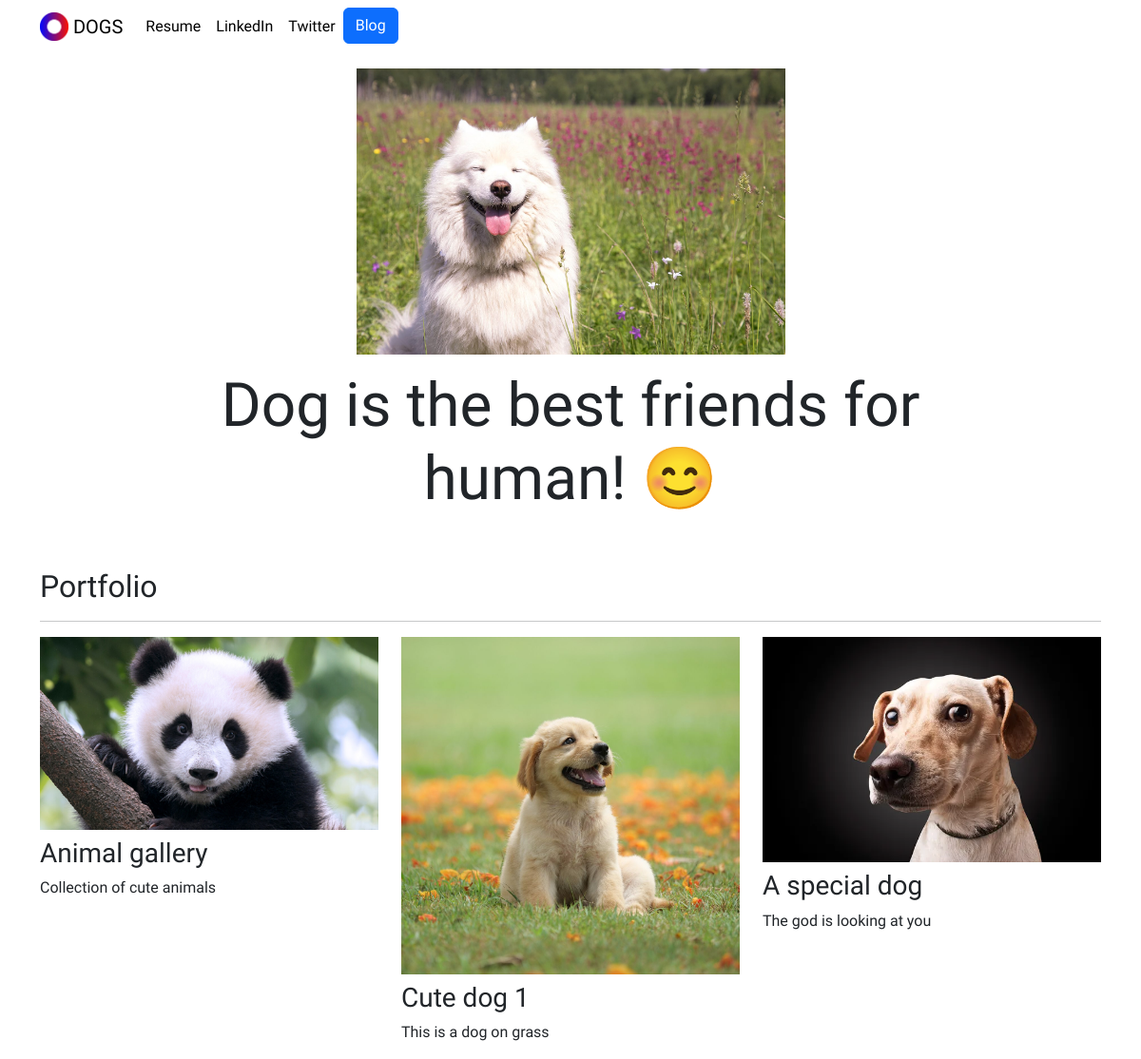
The page / on the database its author committed.
### portfolio/models.py (models this page shows, shortened)
class Project(models.Model):
    title = models.CharField(max_length=100)
    description = models.CharField(max_length=250)
    image = models.ImageField(upload_to='portfolio/images/') # media folder should be created, where to store media images.
    url = models.URLField(blank=True)

### portfolio/views.py (the view)
# urls.py: 2. Add a URL to urlpatterns:  path('', views.home, name='home')
def home(request):
    projects = Project.objects.all()
    return render(request, 'portfolio/home.html', {'projects': projects})

### portfolio/templates/portfolio/home.html
{% extends "portfolio/base.html" %}
{% load static %}
{% block content %}
<div class="row justify-content-center my-3">
  <div class="col-5">
    <img src="{% static 'portfolio/dog_2.jpg' %}" class="img-fluid">
  </div>
</div>
<div class="row justify-content-center mb-3">
    <div class="col-md-9 text-center">
      <h1 id="hometext" class="font-weight-bold">Dog is the best friends for human! 😊</h1>
    </div>
  </div>
<h2 class="mt-5">Portfolio</h2>
<hr>
<div class="row">
    {% for project in projects %}
    <div class="col-lg-4 col-md-6">
        {% if project.url %}
        <a href="{{ project.url }}">
            <img src="{{ project.image.url}}" class="img-fluid mb-2">
        </a>
        {% else %}
        <img src = "{{project.image.url}}" class="img-fluid mb-2">
        {% endif %}
        <h3>{{ project.title }}</h3>
        <p>{{ project.description }}</p>
    </div>
{% endfor %}
</div>
{% endblock %}

### portfolio/templates/portfolio/base.html (shortened to what this page needs)
{% load static %}
<!DOCTYPE html>
<html lang="en">
<head>
    <link href="https://cdn.jsdelivr.net/npm/bootstrap@5.3.2/dist/css/bootstrap.min.css" rel="stylesheet">
    <link rel="stylesheet" href="{% static 'portfolio/custom.css' %}">
</head>
<body>
    <nav id="topNav" class="navbar navbar-expand-md navbar-light">
        <div class="container">
          <a class="navbar-brand" href="{% url 'home' %}">
            <img src="{% static 'portfolio/Logo.png' %}" width="30" height="30" class="d-inline-block align-top" alt="Nick's Logo">
            <span>DOGS</span>
          </a>
          <div class="collapse navbar-collapse text-center" id="navbarNav">
            <ul class="navbar-nav ml-auto">
              <li class="nav-item">
                <a class="nav-link" href="{% static 'portfolio/resume.pdf' %}">Resume</a>
              </li>
              <li class="nav-item">
                <a class="nav-link" href="https://www.linkedin.com/in/shimin-zhang-neu/" target="_blank">LinkedIn</a>
              </li>
              <li class="nav-item">
                <a class="nav-link" href="https://twitter.com/" target="_blank">Twitter</a>
              </li>
              <li>
                <a role="button" href="{% url 'blog:all_blogs' %}" class="btn btn-primary">Blog</a>
              </li>
            </ul>
          </div>
        </div>
      </nav>
      <div class="container">
      {% block content %}{% endblock %}
      </div>
</body>
</html>

### portfolio/static/portfolio/custom.css (style rules this page uses)
.navbar-nav .nav-link { color: rgba(0,0,0,1) !important; }
body { font-family: 'Salsa', cursive; }
@media (min-width: 992px) { #hometext { font-size: 4rem; } }

### rows shown on the page
Project: image (picture), title "Animal gallery", description "Collection of cute animals"
Project: image (picture), title "Cute dog 1", description "This is a dog on grass"
Project: image (picture), title "A special dog", description "The god is looking at you"
